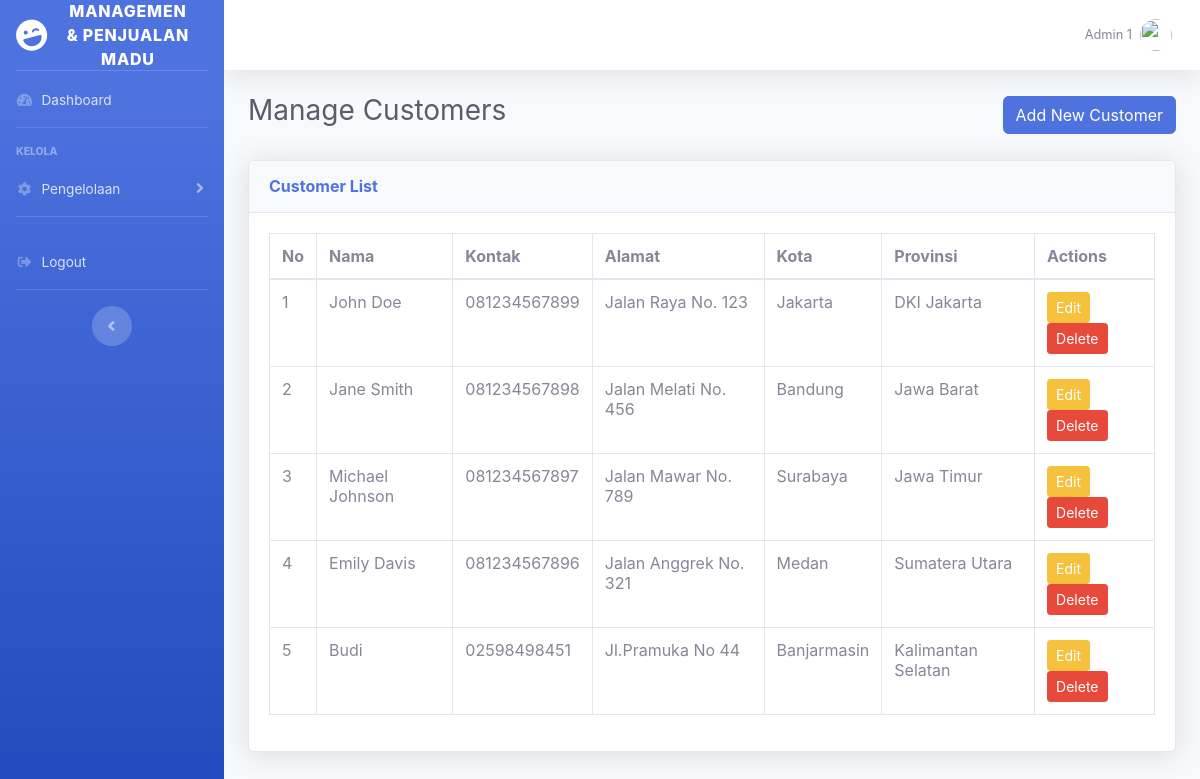
/views/admin/customers.php (signed in), run on the app's committed database.
### tables this page shows
CREATE TABLE IF NOT EXISTS `pengguna` (
  `id_pengguna` int NOT NULL AUTO_INCREMENT,
  `username` varchar(50) NOT NULL,
  `password` varchar(255) NOT NULL,
  `nama_lengkap` varchar(100) DEFAULT NULL,
  `email` varchar(100) DEFAULT NULL,
  `kontak` varchar(20) DEFAULT NULL,
  `role` enum('admin','karyawan') NOT NULL,
  PRIMARY KEY (`id_pengguna`),
  UNIQUE KEY `username` (`username`),
  UNIQUE KEY `email` (`email`)
);

CREATE TABLE IF NOT EXISTS `pelanggan` (
  `id_pelanggan` int NOT NULL AUTO_INCREMENT,
  `nama_pelanggan` varchar(100) NOT NULL,
  `kontak` varchar(20) DEFAULT NULL,
  `alamat` text,
  `kota` varchar(100) NOT NULL,
  `provinsi` varchar(100) NOT NULL,
  `created_at` timestamp NULL DEFAULT CURRENT_TIMESTAMP,
  `updated_at` timestamp NULL DEFAULT CURRENT_TIMESTAMP ON UPDATE CURRENT_TIMESTAMP,
  PRIMARY KEY (`id_pelanggan`)
);

### models/UserModel.php (called while the page is built, shortened)
<?php
class UserModel {
    private $db;
    public function __construct($db) {
        $this->db = $db;
    }
    public function getUserById($id) {
        $query = "SELECT * FROM pengguna WHERE id_pengguna = :id";
        $stmt = $this->db->prepare($query);
        $stmt->bindParam(':id', $id, PDO::PARAM_INT);
        $stmt->execute();
        return $stmt->fetch(PDO::FETCH_ASSOC);
    }
}
?>

### controllers/CustomerController.php (called while the page is built, shortened)
<?php
require_once __DIR__ . '/../models/CustomerModel.php';
class CustomerController {
    private $customerModel;
    public function __construct($db) {
        $this->db = $db;
        $this->customerModel = new CustomerModel($this->db);
    }
    public function getAllCustomers() {
        return $this->customerModel->getAllCustomers();
    }
}
?>

### models/CustomerModel.php (called while the page is built, shortened)
<?php
class CustomerModel {
    private $db;
    public function __construct($db) {
        $this->db = $db;
    }
    public function getAllCustomers() {
        $query = "SELECT * FROM pelanggan ORDER BY id_pelanggan ASC";
        $stmt = $this->db->prepare($query);
        $stmt->execute();
        return $stmt->fetchAll(PDO::FETCH_ASSOC);
    }
}
?>

### views/admin/customers.php (the view, shortened to what this page needs)
<?php
require_once '../../models/UserModel.php';
require_once '../../controllers/CustomerController.php';
$database = new Database();
$db = $database->getConnection();
$customerController = new CustomerController($db);
$customers = $customerController->getAllCustomers();
$userModel = new UserModel($db);
$user = $userModel->getUserById($_SESSION['user_id']);
?>
<div id="wrapper">
    <?php include '../layouts/sidebar.php'; ?>
    <div id="content-wrapper" class="d-flex flex-column">
        <div id="content">
            <?php include '../layouts/header.php'; ?>
            <div class="container-fluid">
                <div class="d-flex justify-content-between align-items-center mb-4">
                    <h1 class="h3 text-gray-800">Manage Customers</h1>
                    <a href="add_customer.php" class="btn btn-primary">Add New Customer</a>
                </div>
                <div class="card shadow mb-4">
                    <div class="card-header py-3">
                        <h6 class="m-0 font-weight-bold text-primary">Customer List</h6>
                    </div>
                    <div class="card-body">
                        <div class="table-responsive">
                            <table class="table table-bordered" id="dataTable" width="100%" cellspacing="0">
                                <thead>
                                <tr>
                                    <th>No</th>
                                    <th>Nama</th>
                                    <th>Kontak</th>
                                    <th>Alamat</th>
                                    <th>Kota</th>
                                    <th>Provinsi</th>
                                    <th>Actions</th>
                                </tr>
                                </thead>
                                <tbody>
                                <?php if (!empty($customers)): ?>
                                    <?php $no = 1; ?>
                                    <?php foreach ($customers as $customer): ?>
                                        <tr>
                                            <td><?= $no++; ?></td>
                                            <td><?= htmlspecialchars($customer['nama_pelanggan']); ?></td>
                                            <td><?= htmlspecialchars($customer['kontak']); ?></td>
                                            <td><?= htmlspecialchars($customer['alamat']); ?></td>
                                            <td><?= htmlspecialchars($customer['kota']); ?></td>
                                            <td><?= htmlspecialchars($customer['provinsi']); ?></td>
                                            <td>
                                                <a href="edit_customer.php?id=<?= $customer['id_pelanggan']; ?>" class="btn btn-warning btn-sm">Edit</a>
                                                <a href="../../controllers/customer_actions.php?action=delete&id=<?= $customer['id_pelanggan']; ?>" class="btn btn-danger btn-sm" onclick="return confirm('Apakah Anda yakin ingin menghapus pelanggan ini?');">Delete</a>
                                            </td>
                                        </tr>
                                    <?php endforeach; ?>
                                <?php else: ?>
                                    <tr>
                                        <td colspan="7" class="text-center">Tidak ada pelanggan yang tersedia.</td>
                                    </tr>
                                <?php endif; ?>
                                </tbody>
                            </table>
                        </div>
                    </div>
                </div>
            </div>
        </div>
    </div>
</div>

### views/layouts/header.php (shortened to what this page needs)
<!DOCTYPE html>
<html lang="en">
<head>
    <link rel="stylesheet" href="https://cdn.datatables.net/2.1.8/css/dataTables.dataTables.css" />
    <link href="../../assets/css/sb-admin-2.min.css" rel="stylesheet">
    <link href="../../assets/vendor/fontawesome-free/css/all.min.css" rel="stylesheet">
</head>
<body>
    <nav class="navbar navbar-expand navbar-light bg-white topbar mb-4 static-top shadow">
        <ul class="navbar-nav ml-auto">
            <li class="nav-item dropdown no-arrow">
                <a class="nav-link dropdown-toggle" href="#" id="userDropdown" role="button" data-toggle="dropdown" aria-haspopup="true" aria-expanded="false">
                    <span class="mr-2 d-none d-lg-inline text-gray-600 small">
                        <?= isset($user['nama_lengkap']) ? $user['nama_lengkap'] : 'Guest'; ?>
                    </span>
                    <img class="img-profile rounded-circle" src="../../assets/images/default-profile.png">
                </a>
            </li>
        </ul>
    </nav>

### data on the page
pengguna: nama_lengkap "Admin 1"
pelanggan: nama_pelanggan "John Doe", kontak "081234567899", alamat "Jalan Raya No. 123", kota "Jakarta", provinsi "DKI Jakarta"
pelanggan: nama_pelanggan "Jane Smith", kontak "081234567898", alamat "Jalan Melati No. 456", kota "Bandung", provinsi "Jawa Barat"
pelanggan: nama_pelanggan "Michael Johnson", kontak "081234567897", alamat "Jalan Mawar No. 789", kota "Surabaya", provinsi "Jawa Timur"
pelanggan: nama_pelanggan "Emily Davis", kontak "081234567896", alamat "Jalan Anggrek No. 321", kota "Medan", provinsi "Sumatera Utara"
pelanggan: nama_pelanggan "Budi", kontak "02598498451", alamat "Jl.Pramuka No 44", kota "Banjarmasin", provinsi "Kalimantan Selatan"
